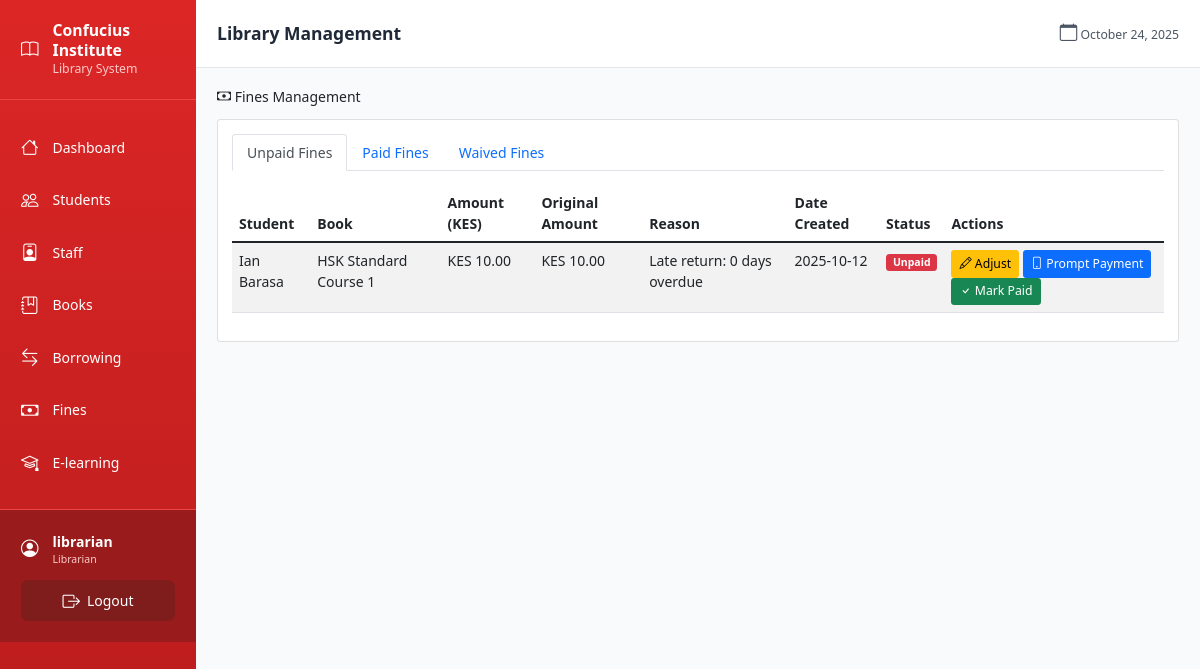
/fines/ (signed in), run on the app's committed database.
### models.py (models this page shows, shortened)
class User(UserMixin, db.Model):
    id = db.Column(db.Integer, primary_key=True)
    username = db.Column(db.String(80), unique=True, nullable=False)
    email = db.Column(db.String(120), unique=True, nullable=False)
    password_hash = db.Column(db.String(256), nullable=False)
    role = db.Column(db.String(20), nullable=False, default='librarian')  # admin, librarian
    created_at = db.Column(db.DateTime, default=datetime.utcnow)
    active = db.Column(db.Boolean, default=True)  # Renamed from is_active to avoid conflict

class Fine(db.Model):
    id = db.Column(db.Integer, primary_key=True)
    student_id = db.Column(db.Integer, db.ForeignKey('student.id'), nullable=False)
    borrow_record_id = db.Column(db.Integer, db.ForeignKey('borrow_record.id'), nullable=False)
    amount = db.Column(db.Float, nullable=False)  # Amount in KES
    original_amount = db.Column(db.Float, nullable=True)  # Original fine amount before adjustments
    reason = db.Column(db.String(200), default='Late return')
    paid = db.Column(db.Boolean, default=False)
    paid_at = db.Column(db.DateTime, nullable=True)
    waived = db.Column(db.Boolean, default=False)
    waived_at = db.Column(db.DateTime, nullable=True)
    waived_by = db.Column(db.Integer, db.ForeignKey('user.id'), nullable=True)
    waiver_reason = db.Column(db.Text, nullable=True)
    adjustment_amount = db.Column(db.Float, default=0.0)  # Amount adjusted (positive or negative)
    created_at = db.Column(db.DateTime, default=datetime.utcnow)
    borrow_record = db.relationship('BorrowRecord', backref='fine_ref', lazy=True)
    waived_by_user = db.relationship('User', backref='waived_fines', lazy=True)

class Student(db.Model):
    id = db.Column(db.Integer, primary_key=True)
    name = db.Column(db.String(100), nullable=False)
    registration_number = db.Column(db.String(50), unique=True, nullable=True)  # UoN students
    id_number = db.Column(db.String(20), unique=True, nullable=True)  # Kenyan non-UoN
    passport_number = db.Column(db.String(20), unique=True, nullable=True)  # International
    email = db.Column(db.String(120), nullable=False)
    phone = db.Column(db.String(20))
    membership_status = db.Column(db.String(20), default='active')  # active, suspended, expired
    created_at = db.Column(db.DateTime, default=datetime.utcnow)
    borrow_records = db.relationship('BorrowRecord', backref='student_ref', lazy=True)
    fines = db.relationship('Fine', backref='student_ref', lazy=True)

class Book(db.Model):
    id = db.Column(db.Integer, primary_key=True)
    title = db.Column(db.String(200), nullable=False)
    author = db.Column(db.String(200))
    publisher = db.Column(db.String(200))
    isbn = db.Column(db.String(20), unique=True, nullable=True)
    unique_id = db.Column(db.String(50), unique=True, nullable=False)
    category_id = db.Column(db.Integer, db.ForeignKey('category.id'), nullable=True)
    total_copies = db.Column(db.Integer, default=1)
    shelf_location = db.Column(db.String(50))
    created_at = db.Column(db.DateTime, default=datetime.utcnow)
    borrow_records = db.relationship('BorrowRecord', backref='book_ref', lazy=True)

### blueprints/fines.py (the view)
@fines_bp.route('/')
@login_required
def list_fines():
    status = request.args.get('status', 'unpaid')
    query = Fine.query
    if status == 'unpaid':
        query = query.filter_by(paid=False, waived=False)
    elif status == 'paid':
        query = query.filter_by(paid=True)
    elif status == 'waived':
        query = query.filter_by(waived=True)
    fines = query.order_by(Fine.created_at.desc()).all()
    return render_template('fines/list.html', fines=fines, status=status)

### templates/fines/list.html (shortened to what this page needs)
{% extends "base.html" %}
{% block content %}
<div class="d-flex justify-content-between align-items-center mb-3">
    <h2><i class="bi bi-cash"></i> Fines Management</h2>
</div>
<div class="card">
    <div class="card-body">
        <ul class="nav nav-tabs mb-3">
            <li class="nav-item">
                <a class="nav-link {{ 'active' if status == 'unpaid' else '' }}"
                   href="{{ url_for('fines.list_fines', status='unpaid') }}">
                    Unpaid Fines
                </a>
            </li>
            <li class="nav-item">
                <a class="nav-link {{ 'active' if status == 'paid' else '' }}"
                   href="{{ url_for('fines.list_fines', status='paid') }}">
                    Paid Fines
                </a>
            </li>
            <li class="nav-item">
                <a class="nav-link {{ 'active' if status == 'waived' else '' }}"
                   href="{{ url_for('fines.list_fines', status='waived') }}">
                    Waived Fines
                </a>
            </li>
        </ul>
        {% if fines %}
        <div class="table-responsive">
            <table class="table table-striped">
                <thead>
                    <tr>
                        <th>Student</th>
                        <th>Book</th>
                        <th>Amount (KES)</th>
                        <th>Original Amount</th>
                        <th>Reason</th>
                        <th>Date Created</th>
                        <th>Status</th>
                        <th>Actions</th>
                    </tr>
                </thead>
                <tbody>
                    {% for fine in fines %}
                    <tr>
                        <td>{{ fine.student_ref.name }}</td>
                        <td>{{ fine.borrow_record.book_ref.title }}</td>
                        <td>KES {{ "%.2f"|format(fine.amount) }}</td>
                        <td>KES {{ "%.2f"|format(fine.original_amount or fine.amount) }}</td>
                        <td>{{ fine.reason }}</td>
                        <td>{{ fine.created_at.strftime('%Y-%m-%d') }}</td>
                        <td>
                            {% if fine.waived %}
                                <span class="badge bg-info">Waived</span>
                            {% elif fine.paid %}
                                <span class="badge bg-success">Paid</span>
                            {% else %}
                                <span class="badge bg-danger">Unpaid</span>
                            {% endif %}
                        </td>
                        <td>
                            {% if not fine.paid and not fine.waived %}
                            <a href="{{ url_for('fines.adjust_fine', fine_id=fine.id) }}"
                               class="btn btn-sm btn-warning">
                                <i class="bi bi-pencil"></i> Adjust
                            </a>
                            <form method="POST" action="{{ url_for('fines.prompt_payment', fine_id=fine.id) }}" style="display: inline;">
                                <button type="submit" class="btn btn-sm btn-primary" onclick="return confirm('Send M-Pesa payment request to student?')">
                                    <i class="bi bi-phone"></i> Prompt Payment
                                </button>
                            </form>
                            <form method="POST" action="{{ url_for('fines.pay_fine', fine_id=fine.id) }}" style="display: inline;">
                                <button type="submit" class="btn btn-sm btn-success" onclick="return confirm('Mark this fine as paid?')">
                                    <i class="bi bi-check"></i> Mark Paid
                                </button>
                            </form>
                            {% endif %}
                        </td>
                    </tr>
                    {% endfor %}
                </tbody>
            </table>
        </div>
        {% else %}
        <div class="text-center">
            <p class="text-muted">No fines found for this status.</p>
        </div>
        {% endif %}
    </div>
</div>
{% endblock %}

### templates/base.html (shortened to what this page needs)
<!DOCTYPE html>
<html lang="en">
<head>
    <link href="https://cdn.jsdelivr.net/npm/bootstrap@5.1.3/dist/css/bootstrap.min.css" rel="stylesheet">
    <link href="https://cdn.jsdelivr.net/npm/bootstrap-icons@1.7.2/font/bootstrap-icons.css" rel="stylesheet">
    <script src="https://cdn.tailwindcss.com"></script>
</head>
<body class="bg-gray-50">
    {% if current_user.is_authenticated %}
    <div class="flex h-screen overflow-hidden">
        <aside id="sidebar" class="fixed lg:static inset-y-0 left-0 z-40 w-64 bg-gradient-to-b from-red-600 to-red-700 text-white flex-shrink-0 overflow-y-auto transform -translate-x-full lg:translate-x-0 transition-transform duration-300">
            <div class="p-6 border-b border-red-500">
                <a href="{{ url_for('dashboard.index') }}" class="flex items-center gap-3 text-white hover:text-red-100 transition">
                    <i class="bi bi-book text-3xl"></i>
                    <div>
                        <div class="font-bold text-lg leading-tight">Confucius Institute</div>
                        <div class="text-sm text-red-200">Library System</div>
                    </div>
                </a>
            </div>
            <nav class="py-4 pb-32">
                <a href="{{ url_for('dashboard.index') }}" class="sidebar-link flex items-center gap-3 px-6 py-3 text-white hover:bg-red-500 transition">
                    <i class="bi bi-house text-xl"></i>
                    <span class="font-medium">Dashboard</span>
                </a>
                <a href="{{ url_for('students.list_students') }}" class="sidebar-link flex items-center gap-3 px-6 py-3 text-white hover:bg-red-500 transition">
                    <i class="bi bi-people text-xl"></i>
                    <span class="font-medium">Students</span>
                </a>
                <a href="{{ url_for('staff.list_staff') }}" class="sidebar-link flex items-center gap-3 px-6 py-3 text-white hover:bg-red-500 transition">
                    <i class="bi bi-person-badge text-xl"></i>
                    <span class="font-medium">Staff</span>
                </a>
                <a href="{{ url_for('books.list_books') }}" class="sidebar-link flex items-center gap-3 px-6 py-3 text-white hover:bg-red-500 transition">
                    <i class="bi bi-journal-bookmark text-xl"></i>
                    <span class="font-medium">Books</span>
                </a>
                <a href="{{ url_for('borrowing.list_borrows') }}" class="sidebar-link flex items-center gap-3 px-6 py-3 text-white hover:bg-red-500 transition">
                    <i class="bi bi-arrow-left-right text-xl"></i>
                    <span class="font-medium">Borrowing</span>
                </a>
                <a href="{{ url_for('fines.list_fines') }}" class="sidebar-link flex items-center gap-3 px-6 py-3 text-white hover:bg-red-500 transition">
                    <i class="bi bi-cash text-xl"></i>
                    <span class="font-medium">Fines</span>
                </a>
                {% if current_user.is_authenticated %}
                <a href="{{ url_for('elearning.index') }}" class="sidebar-link flex items-center gap-3 px-6 py-3 text-white hover:bg-indigo-600 transition">
                    <i class="bi bi-mortarboard text-xl"></i>
                    <span class="font-medium">E-learning</span>
                </a>
                {% endif %}
            </nav>
            <div class="border-t border-red-500 bg-red-800 p-4" id="sidebar-footer">
                <div class="flex items-center gap-3 mb-3">
                    <i class="bi bi-person-circle text-3xl"></i>
                    <div class="flex-1 min-w-0">
                        <div class="font-semibold truncate">{{ current_user.username }}</div>
                        <div class="text-xs text-red-200">{{ current_user.role.title() }}</div>
                    </div>
                </div>
                <a href="{{ url_for('auth.logout') }}" class="flex items-center gap-2 justify-center w-full px-4 py-2 bg-red-900 hover:bg-red-950 rounded-lg transition">
                    <i class="bi bi-box-arrow-right"></i>
                    <span>Logout</span>
                </a>
            </div>
        </aside>
        <div class="flex-1 flex flex-col overflow-hidden w-full">
            <header class="bg-white shadow-sm border-b border-gray-200 px-4 lg:px-6 py-4">
                <div class="flex items-center justify-between">
                    <h1 class="text-lg lg:text-xl font-semibold text-gray-800 ml-16 lg:ml-0">{% block page_header %}Library Management{% endblock %}</h1>
                    <div class="text-sm text-gray-600">
                        <i class="bi bi-calendar"></i>
                        <span id="current-date"></span>
                    </div>
                </div>
            </header>
            <main class="flex-1 overflow-y-auto bg-gray-50">
                <div class="p-4 lg:p-6">
                    {% block content %}{% endblock %}
                </div>
            </main>
        </div>
    </div>
    {% endif %}
</body>
</html>

### templates/base.html (style rules this page uses)
:root { font-size: 14px; }
#sidebar { width: 14rem; }
#sidebar-footer { width: 14rem; }
#sidebar .bi, #sidebar-footer .bi, header .bi { font-size: 1.25rem; }
.sidebar-link { transition: all 0.3s ease; }

### data on the page
User: username "librarian", role "Librarian"
Fine: student_ref.name "Ian Barasa", borrow_record.book_ref "HSK Standard Course 1", amount "10.00", original_amount+amount "10.00", reason "Late return: 0 days overdue", created_at "2025-10-12", waived "Unpaid"
